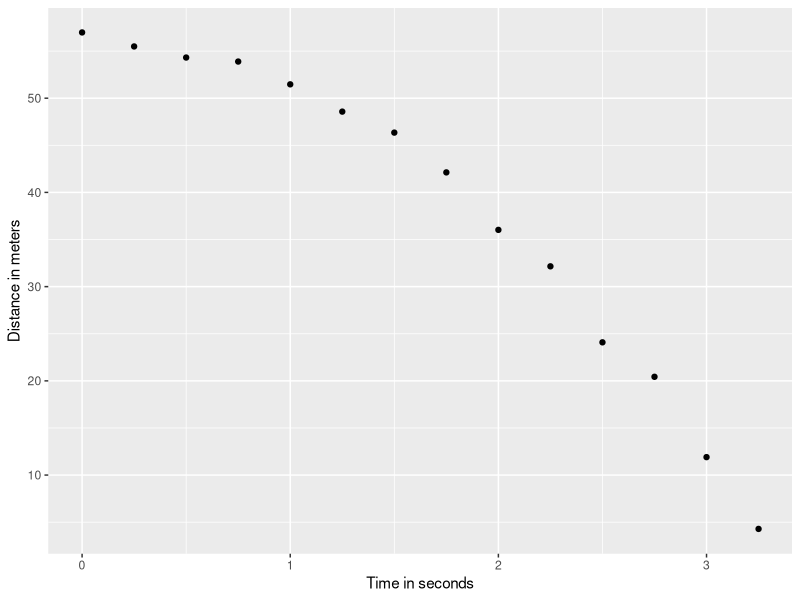
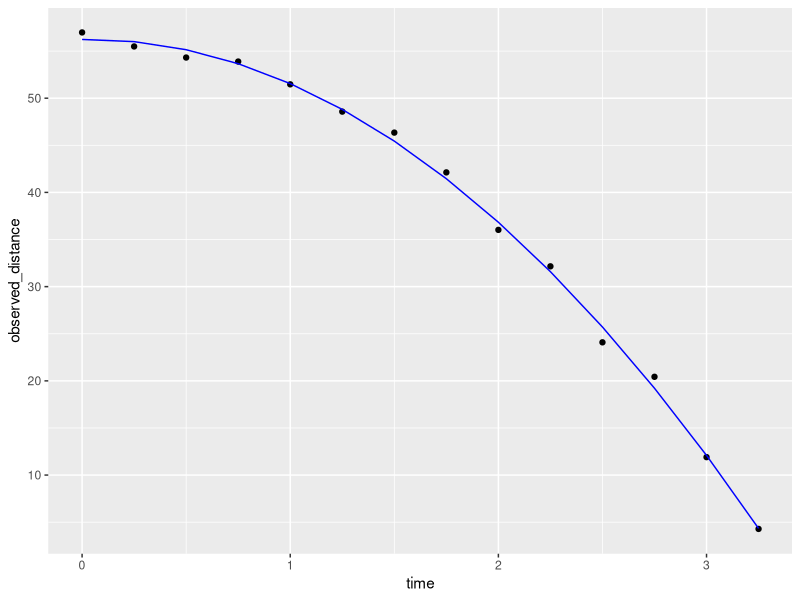

Reproduce these figures in R, in order.
library(tidyverse)
library(dslabs)
library(broom)

# The code to use dslabs function rfalling_object to generate simulations of dropping balls:
falling_object <- rfalling_object()

# The code to draw the trajectory of the ball:
falling_object %>%
  ggplot(aes(time, observed_distance)) +
  geom_point() +
  ylab("Distance in meters") +
  xlab("Time in seconds")

fit <- falling_object %>%
  mutate(time_sq = time^2) %>%
  lm(observed_distance~time+time_sq, data=.)

tidy(fit)

# The code to check if the estimated parabola fits the data:
augment(fit) %>%
  ggplot() +
  geom_point(aes(time, observed_distance)) +
  geom_line(aes(time, .fitted), col = "blue")

tidy(fit, conf.int = TRUE)
